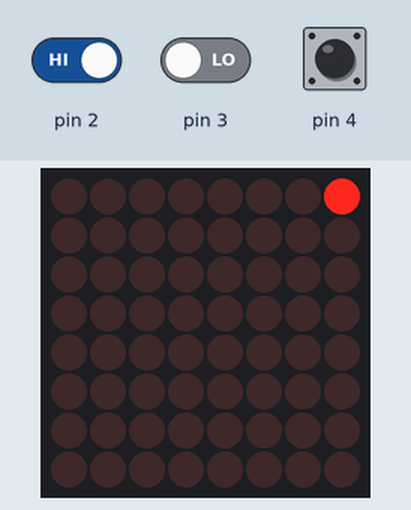
Bench run of a sketch on a simulated Arduino Uno, built with avr-gcc and run on an emulated ATmega328P. On the bench: 8×8 LED matrix. The inputs (shaded band) are chosen by the test bench; at power-on: pin 2 HIGH, pin 3 LOW, pin 4 HIGH.

Above: at 1.2 s.
1.3 s: pin 2 driven LOW
Timing chart, 0 to 4.3 s (numbered marks = the images above; inputs shaded):
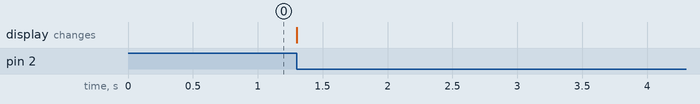

The sketch:

chal2.ino
```cpp
#include <LedControl.h>

LedControl led= LedControl(5, 7, 6, 1);

void setup() {
  // put your setup code here, to run once:
  pinMode(2,INPUT);
  pinMode(3,INPUT);
  pinMode(4, INPUT_PULLUP);
  pinMode(5,OUTPUT);

  led.setIntensity(0,10);
  led.shutdown(0,false);
  led.clearDisplay(0);

}

int clk_o=1;

int ledX=7,ledY=0;

bool rot=0;

void loop() {
  // put your main code here, to run repeatedly:
  int clk=digitalRead(2);
  int dt=digitalRead(3);

  led.setLed(0,ledY,ledX,1);

  if (!digitalRead(4)) {
    rot=!rot;
    delay(100);
  }

  if (clk_o!=clk && rot) {
    led.setLed(0,ledY,ledX,0);
    clk_o=clk;
    if (!clk && !dt) {
      ledY++;
    } else if (!clk && dt) {
      ledY--;
    }
  }

  if (clk_o!=clk && !rot) {
    led.setLed(0,ledY,ledX,0);
    clk_o=clk;
    if (!clk && !dt) {
      ledX++;
    } else if (!clk && dt) {
      ledX--;
    }
  }

  if (ledX>7) {
    ledX=7;
  } else if(ledX<0) {
    ledX=0;
  } else if (ledY>7) {
    ledY=7;
  } else if (ledY<0) {
    ledY=0;
  }
}
```
